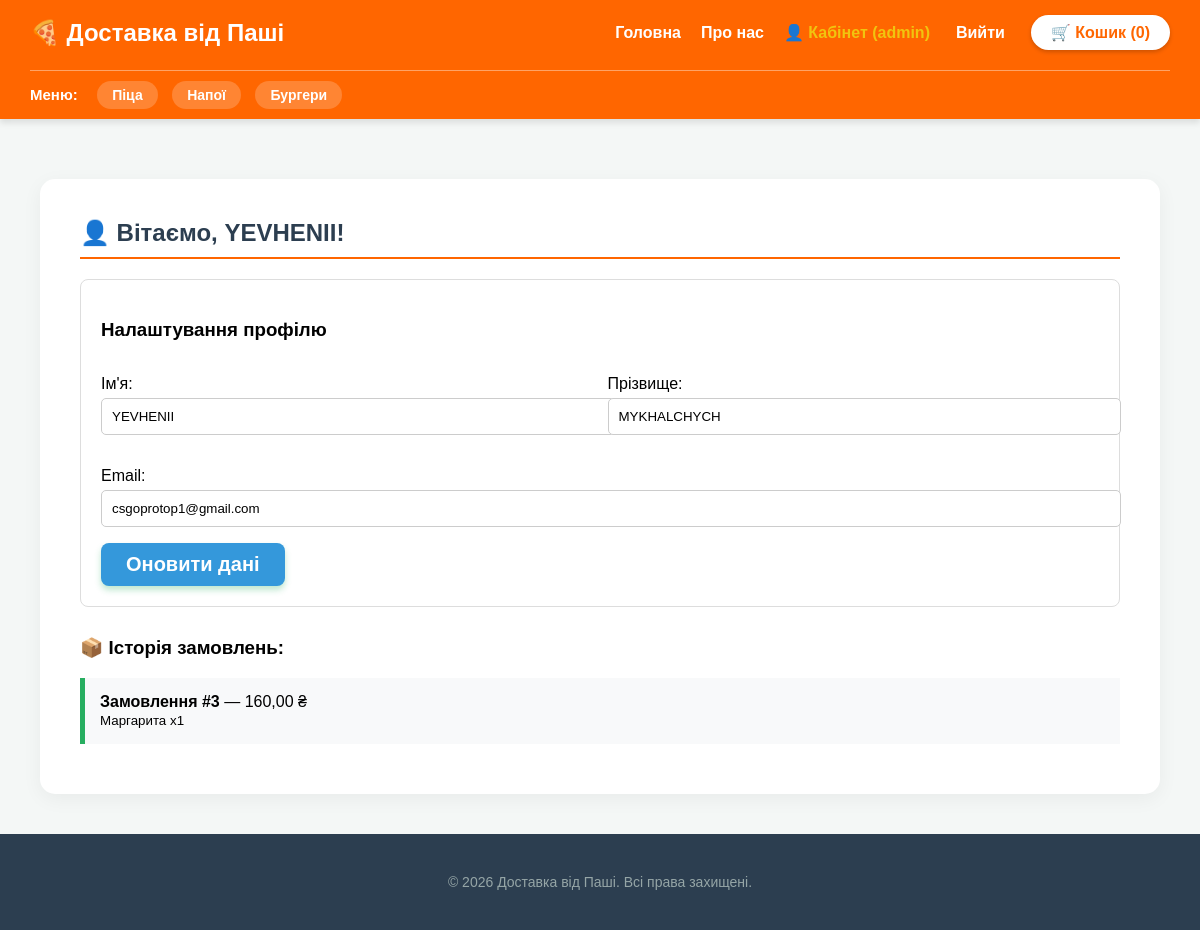
/profile/ (signed in), run on the app's committed database.
### delivery/models.py (models this page shows, shortened)
class Category(models.Model):
    name = models.CharField(max_length=100, verbose_name="Назва категорії")

class Order(models.Model):
    user = models.ForeignKey(User, on_delete=models.CASCADE, verbose_name="Клієнт")
    items_text = models.TextField(verbose_name="Список страв")
    total_price = models.DecimalField(max_digits=10, decimal_places=2, verbose_name="Сума")
    address = models.CharField(max_length=255, verbose_name="Адреса доставки", default="")
    created_at = models.DateTimeField(auto_now_add=True, verbose_name="Дата замовлення")

### delivery/views.py (the view)
# urls.py: path('profile/', views.profile_view, name='profile'),
@login_required
def profile_view(request):
    if request.method == 'POST':
        f = UserProfileForm(request.POST, instance=request.user)
        if f.is_valid(): f.save(); return redirect('profile')
    orders = Order.objects.filter(user=request.user).order_by('-created_at')
    return render(request, 'delivery/profile.html', {
        'orders': orders, 'profile_form': UserProfileForm(instance=request.user),
        'categories': Category.objects.all(), 'cart_count': get_cart_count(request)
    })

### delivery/forms.py
class UserProfileForm(forms.ModelForm):
    first_name = forms.CharField(max_length=30, required=False, label="Ім'я")
    last_name = forms.CharField(max_length=30, required=False, label="Прізвище")
    email = forms.EmailField(required=True, label="Email")
    class Meta:
        model = User
        fields = ['first_name', 'last_name', 'email']

### delivery/views.py (called while the page is built)
def get_cart_count(request):
    cart = request.session.get('cart', {})
    if not isinstance(cart, dict):
        request.session['cart'] = {}
        return 0
    return sum(cart.values())

### delivery/templates/delivery/profile.html (shortened to what this page needs)
{% extends 'delivery/base.html' %}
{% block content %}
<div class="cart-container">
    <h2 class="page-title">👤 Вітаємо, {{ user.first_name|default:user.username }}!</h2>
    <div style="background: #fff; padding: 20px; border: 1px solid #ddd; border-radius: 8px; margin-bottom: 30px;">
        <h3>Налаштування профілю</h3>
        <form method="post">
            <div style="display: grid; grid-template-columns: 1fr 1fr; gap: 15px;">
                <p>{{ profile_form.first_name.label }}:<br>{{ profile_form.first_name }}</p>
                <p>{{ profile_form.last_name.label }}:<br>{{ profile_form.last_name }}</p>
            </div>
            <p>{{ profile_form.email.label }}:<br>{{ profile_form.email }}</p>
            <button type="submit" class="btn-order" style="background: #3498db; width: auto; padding: 10px 25px;">Оновити дані</button>
        </form>
    </div>
    <h3>📦 Історія замовлень:</h3>
    {% for order in orders %}
        <div style="background: #f8f9fa; padding: 15px; margin-bottom: 10px; border-left: 5px solid #27ae60;">
            <strong>Замовлення #{{ order.id }}</strong> — {{ order.total_price }} ₴<br>
            <small>{{ order.items_text }}</small>
        </div>
    {% empty %}
        <p>У вас ще немає замовлень.</p>
    {% endfor %}
</div>
{% endblock %}

### delivery/templates/delivery/base.html (shortened to what this page needs)
{% load static %}
<!DOCTYPE html>
<html>
<head>
    <link rel="stylesheet" href="{% static 'delivery/style.css' %}">
</head>
<body>
    <header class="site-header">
        <div class="header-top">
            <h2>🍕 Доставка від Паші</h2>
            <nav class="main-nav">
                <a href="{% url 'home' %}" class="nav-link">Головна</a>
                <a href="{% url 'about' %}" class="nav-link">Про нас</a>
                {% if user.is_authenticated %}
                    <a href="{% url 'profile' %}" class="nav-link" style="color: #f1c40f;">👤 Кабінет ({{ user.username }})</a>
                    <form action="{% url 'logout' %}" method="post" style="display:inline;">
                        <button type="submit" class="nav-link" style="background:none; border:none; cursor:pointer; font-size:16px;">Вийти</button>
                    </form>
                {% else %}
                    <a href="{% url 'login' %}" class="nav-link">Увійти</a>
                    <a href="{% url 'register' %}" class="nav-link" style="border: 1px solid white; padding: 5px 10px; border-radius: 5px;">Реєстрація</a>
                {% endif %}
                <a href="{% url 'cart' %}" class="cart-link">🛒 Кошик ({{ cart_count|default:"0" }})</a>
            </nav>
        </div>
        <div class="menu-cats">
            <span>Меню:</span>
            {% for cat in categories %}
                <a href="{% url 'category' cat.id %}" class="cat-badge">{{ cat.name }}</a>
            {% endfor %}
        </div>
    </header>
    <main class="main-content">
        {% block content %}{% endblock %}
    </main>
    <footer class="site-footer">
        <p class="footer-copy">&copy; 2026 Доставка від Паші. Всі права захищені.</p>
    </footer>
</body>
</html>

### delivery/static/delivery/style.css (style rules this page uses)
body { font-family: Arial, sans-serif; margin: 0; padding: 0; display: flex; flex-direction: column; min-height: 100vh; background-color: #f4f7f6; }
.main-content { flex: 1; padding: 40px; max-width: 1200px; margin: 0 auto; width: 100%; box-sizing: border-box; }
.page-title { color: #2c3e50; border-bottom: 2px solid #ff6600; padding-bottom: 10px; margin-top: 0; }
.site-header { background-color: #ff6600; padding: 15px 30px; color: white; box-shadow: 0 4px 6px rgba(0,0,0,0.1); }
.header-top { display: flex; justify-content: space-between; align-items: center; }
.header-top h2 { margin: 0; }
.main-nav { display: flex; align-items: center; gap: 20px; }
.nav-link { color: white; text-decoration: none; font-weight: bold; font-size: 16px; }
.cart-link { background: white; color: #ff6600; padding: 8px 20px; border-radius: 20px; text-decoration: none; font-weight: bold; font-size: 16px; box-shadow: 0 2px 4px rgba(0,0,0,0.2); }
.menu-cats { margin-top: 20px; padding-top: 15px; border-top: 1px solid rgba(255,255,255,0.4); }
.menu-cats span { font-size: 15px; font-weight: bold; margin-right: 15px; }
.cat-badge { background: rgba(255,255,255,0.2); color: white; padding: 6px 15px; border-radius: 20px; font-size: 14px; font-weight: bold; text-decoration: none; margin-right: 10px; transition: 0.3s; }
.cart-container { background: white; padding: 40px; border-radius: 15px; box-shadow: 0 5px 20px rgba(0,0,0,0.05); margin-top: 20px; }
.btn-order { padding: 15px 40px; background: #27ae60; color: white; border: none; border-radius: 8px; font-weight: bold; font-size: 20px; cursor: pointer; box-shadow: 0 4px 6px rgba(39, 174, 96, 0.3); }
.site-footer { background-color: #2c3e50; color: #ecf0f1; text-align: center; padding: 40px 20px; margin-top: auto; }
.footer-copy { margin: 0; font-size: 14px; color: #95a5a6; }

### delivery/templates/delivery/profile.html (style rules this page uses)
input[type="text"], input[type="email"] { width: 100%; padding: 10px; border: 1px solid #ccc; border-radius: 5px; margin-top: 5px; }

### data on the page
Category: name "Піца"
Category: name "Напої"
Category: name "Бургери"
Order: id "3", total_price "160,00", items_text "Маргарита x1"

### other printed values
{{ user.username }} "admin"
{{ cart_count|default:"0" }} "0"
{{ user.first_name|default:user.username }} "YEVHENII"
{{ profile_form.first_name.label }} "Ім'я"
{{ profile_form.last_name.label }} "Прізвище"
{{ profile_form.email.label }} "Email"
